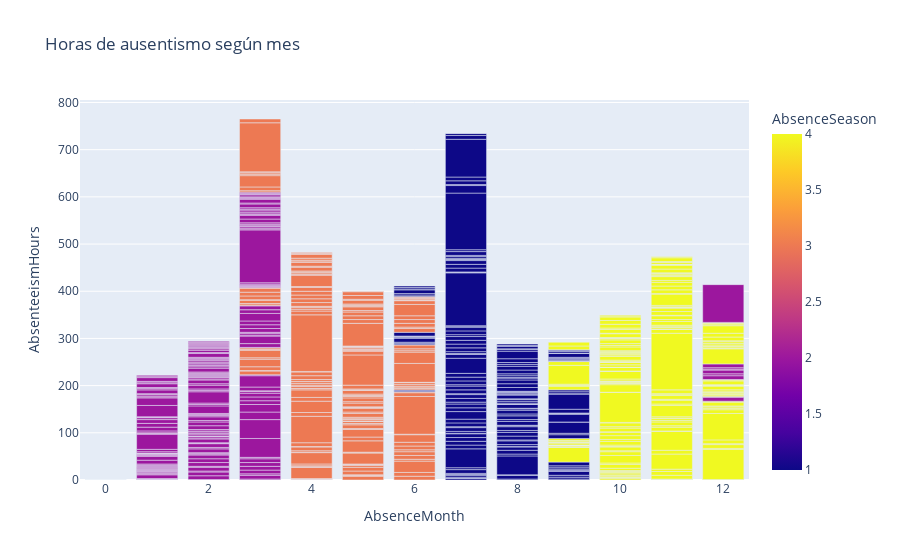

Notebook cell for this chart:
### Code cell
fig = px.bar(df, x="AbsenceMonth", y="AbsenteeismHours", color='AbsenceSeason', title="Horas de ausentismo según mes")
fig.show()

### Figure 1 — Plotly figure (JSON) as saved in the notebook; plotly's stock layout.template omitted (floating-point values rounded to 4 significant figures; data arrays with more than 128 entries replaced by an {"elided": "..."} marker saying what was removed)
{"data": [{"alignmentgroup": "True", "hovertemplate": "AbsenceMonth=%{x}<br>AbsenteeismHours=%{y}<br>AbsenceSeason=%{marker.color}<extra></extra>", "legendgroup": "", "marker": {"color": {"elided": "740 int values"}, "coloraxis": "coloraxis", "pattern": {"shape": ""}}, "name": "", "offsetgroup": "", "orientation": "v", "showlegend": false, "textposition": "auto", "type": "bar", "x": {"elided": "740 int values"}, "xaxis": "x", "y": {"elided": "740 int values"}, "yaxis": "y"}], "layout": {"barmode": "relative", "coloraxis": {"colorbar": {"title": {"text": "AbsenceSeason"}}, "colorscale": [[0, "#0d0887"], [0.1111, "#46039f"], [0.2222, "#7201a8"], [0.3333, "#9c179e"], [0.4444, "#bd3786"], [0.5556, "#d8576b"], [0.6667, "#ed7953"], [0.7778, "#fb9f3a"], [0.8889, "#fdca26"], [1, "#f0f921"]]}, "legend": {"tracegroupgap": 0}, "title": {"text": "Horas de ausentismo según mes"}, "xaxis": {"anchor": "y", "domain": [0, 1], "title": {"text": "AbsenceMonth"}}, "yaxis": {"anchor": "x", "domain": [0, 1], "title": {"text": "AbsenteeismHours"}}}}
